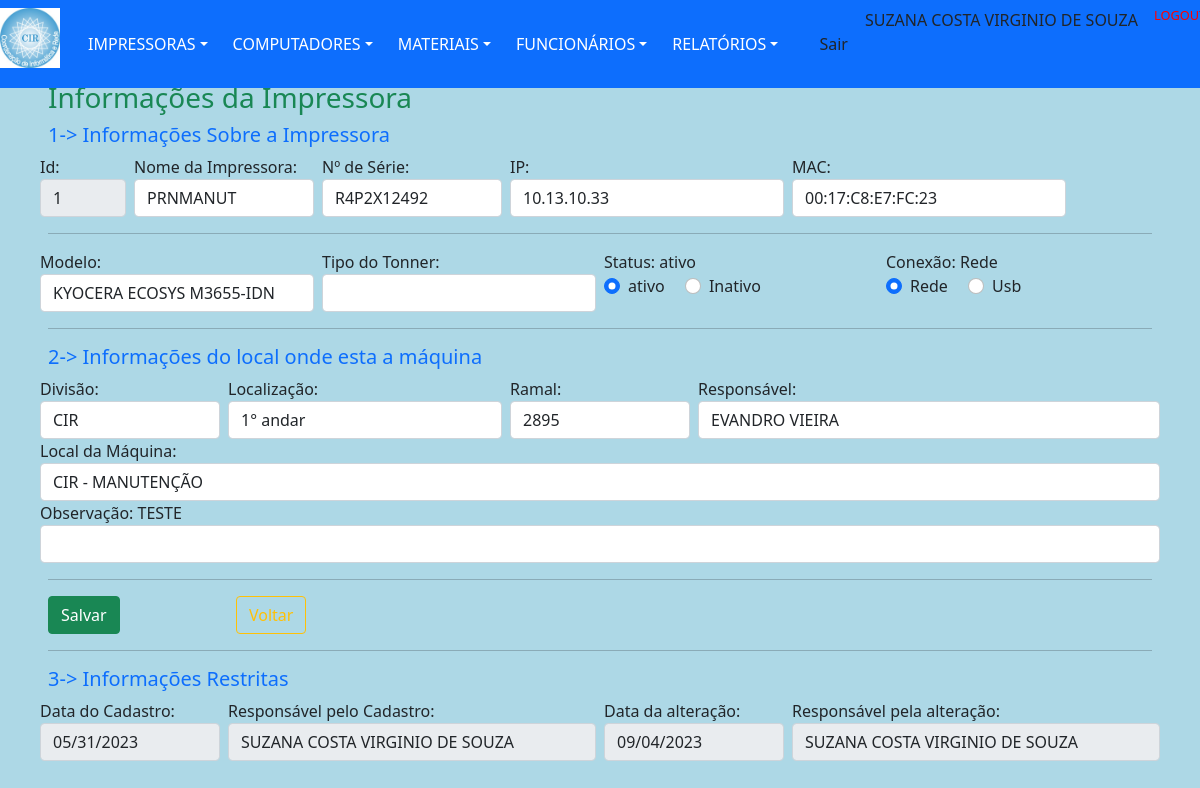
The app's page /views/impressoraAlterar.php?action=1&id=1 (signed in) with its own data.
### tables this page shows
CREATE TABLE `impressoras` (
  `idImpressora` int(11) NOT NULL,
  `nomeImpressora` varchar(20) DEFAULT NULL,
  `numSerie` varchar(50) DEFAULT NULL,
  `ipImpressora` varchar(15) DEFAULT NULL,
  `macImpressora` varchar(20) DEFAULT NULL,
  `tipoToner` varchar(255) DEFAULT NULL,
  `statusImpressora` varchar(7) DEFAULT NULL,
  `conexaoImp` varchar(5) DEFAULT 'Rede',
  `modeloImpressora` int(11) DEFAULT NULL,
  `dataCadastro` date DEFAULT NULL,
  `respCadastro` varchar(30) DEFAULT NULL,
  `dataAltCadastro` date DEFAULT NULL,
  `respAltCadastro` varchar(30) DEFAULT NULL,
  `obsImpressora` varchar(255) DEFAULT NULL,
  `idFuncionario` int(11) DEFAULT NULL,
  `idSetor` int(11) DEFAULT NULL
);

CREATE TABLE `modeloImpressora` (
  `idModelo` int(11) NOT NULL,
  `statusModelo` varchar(8) DEFAULT NULL,
  `modeloImpressora` varchar(250) DEFAULT NULL
);

CREATE TABLE `setor` (
  `idSetor` int(11) NOT NULL,
  `idDivisao` int(11) DEFAULT NULL,
  `localizacao` varchar(10) DEFAULT NULL,
  `ramal` varchar(4) DEFAULT NULL,
  `respSetor` varchar(30) DEFAULT NULL,
  `nomeLocal` varchar(150) DEFAULT NULL
);

CREATE TABLE `divisao` (
  `idDivisao` int(11) NOT NULL,
  `divisao` varchar(10) DEFAULT NULL
);

### views/impressoraAlterar.php (the view, shortened to what the rows shown need)
<?php
include "../template/menuPrincipal.php";
require_once '../controllers/impressoraBuscar.php';
?>
        <nav class="navbar navbar-dark">
            <div class="line col-md-12 p-5 position-absolute start-5 top-0 bottom-50 end-250">
                <form name="cadastro" id="cadastro" method="post" action="../controllers/impressoraUpdate.php">
                    <fieldset>
                        <div class="row">
                            <div class="col px-md-1 col-md-1">
                                <label for="inputSuccess" class="control-label">Id:</label>
                                <input type="text" class="form-control" value="<?= $idImpressora;
                                                                                $_SESSION['idImpressora'] = $idImpressora; ?>" disabled>
                            </div>
                            <div class="col px-md-1 col-md-2">
                                <label for="inputSuccess" class="control-label">Nome da Impressora:</label>
                                <input type="text" class="form-control" value="<?= $nomeImpressora;
                                                                                $_SESSION['antNomeImp'] = $nomeImpressora; ?>" name="nomeImp">
                            </div>
                            <div class="col px-md-1 col-md-2">
                                <label for="inputSuccess" class="control-label">Nº de Série: </label>
                                <input type="text" class="form-control" value="<?= $numSerie;
                                                                                $_SESSION['antNumSerie'] = $numSerie ?>" name="numSerie">
                            </div>
                            <div class="col px-md-1 col-md-3">
                                <label for="inputSuccess" class="control-label">IP: </label>
                                <input type="text" class="form-control" value="<?= $ipImpressora;
                                                                                $_SESSION['antNumIp'] = $ipImpressora ?>" name="ipImpressora" pattern="((^|\.)((25[0-5])|(2[0-4]\d)|(1\d\d)|([1-9]?\d))){4}$" placeholder="000.000.000.000" oninvalid="setCustomValidity('Endereco ip invalido!')" onchange="try{setCustomValidity('')}catch(e){}">
                            </div>
                            <div class="col px-md-1 col-md-3">
                                <label for="inputSuccess" class="control-label">MAC:</label>
                                <input type="text" class="form-control" value="<?= $macImpressora;
                                                                                $_SESSION['antNumMac'] = $macImpressora ?>" name="numMac" maxlength="17" OnKeyPress="formatar('##:##:##:##:##:##', this)" pattern="([a-fA-F0-9]{2}[:]){5}([a-fA-F0-9]{2})$" oninvalid="setCustomValidity('Numero Mac inválido!')" onchange="try{setCustomValidity('')}catch(e){}">
                            </div>
                        </div>
                        <div class="row">
                            <div class="col px-md-1 col-md-3">
                                <label for="inputSuccess" class="control-label">Modelo: </label>
                                <select class="form-control" id="modelo" name="modelo">
                                    <option value="<?php echo $idModelo;
                                                    $_SESSION['antModelImp'] = $idModelo; ?>"> <?php echo $modeloImpressora; ?></option>
                                    <?php
                                    include_once "../dao/DAO-controleCir.php";
                                    $nomeTabela = "modeloImpressora";
                                    $tipoOpcao = "statusModelo";
                                    $valorOpcao = "ativo";
                                    ?>
                                </select>
                            </div>
                                    <?php
                                    include_once "../dao/DAO-controleCir.php";
                                    $nomeTabela = "material";
                                    $tipoOpcao = "descricao";
                                    $valorOpcao = "TONNER";
                                    ?>
                            <div class="col px-md-1 col-md-3">
                                <div class="custom-control custom-radio">
                                    <label for="inputSuccess" class="control-label">Status: <?= $statusImpressora;
                                                                                            $_SESSION['antStatusImp'] = $statusImpressora ?></label></br>
                                    <div class="form-check form-check-inline">
                                        <input class="form-check-input" type="radio" name="impStatus" id="status1" value="ativo" checked>
                                        <label class="form-check-label" for="status1">ativo</label>
                                    </div>
                                    <div class="form-check form-check-inline">
                                        <input class="form-check-input" type="radio" name="impStatus" id="status2" value="inativo">
                                        <label class="form-check-label" for="status2">Inativo</label>
                                    </div>
                                </div>
                            </div>
                            <div class="col px-md-1 col-md-3">
                                <div class="custom-control custom-radio">
                                    <label for="inputSuccess" class="control-label">Conexão: <?= $conexaoImp;
                                                                                            $_SESSION['antConexaoImp'] = $conexaoImp ?></label></br>
                                    <div class="form-check form-check-inline">
                                        <input class="form-check-input" type="radio" name="conexaoImp" id="conexao1" value="Rede" checked>
                                        <label class="form-check-label" for="conexao1">Rede</label>
                                    </div>
                                    <div class="form-check form-check-inline">
                                        <input class="form-check-input" type="radio" name="conexaoImp" id="conexao2" value="Usb">
                                        <label class="form-check-label" for="conexao2">Usb</label>
                                    </div>
                                </div>
                            </div>
                        </div>
                        <div class="row">
                            <div class="col px-md-1 col-md-2">
                                <label for="inputSuccess" class="control-label">Divisão:</label>
                                <select class="form-control" id="divisao" name="divisao">
                                    <option value="<?php echo $idDivisao1;
                                                    $_SESSION['antDivisao'] = $idDivisao1; ?>"> <?php echo $divisao1; ?></option>
                                    <?php
                                    include_once "../dao/DAO-controleCir.php";
                                    ?>
                                </select>
                            </div>
                            <div class="col px-md-1 col-md-3">
                                <label for="inputSuccess" class="control-label">Localização:</label>
                                <select class="form-control" id="local" name="local">
                                    <option><?= $localizacao1;
                                            $_SESSION['antLocalizacao'] = $localizacao1 ?></option>
                                </select>
                            </div>
                            <div class="col px-md-1 col-md-2">
                                <label for="inputSuccess" class="control-label">Ramal: </label>
                                <input type="text" class="form-control" value="<?= $ramal1;
                                                                                $_SESSION['antRamal'] = $ramal1 ?>" name="ramal" pattern="[0-9]{4}+$" oninvalid="setCustomValidity('Somente Numeros!')" onchange="try{setCustomValidity('')}catch(e){}" placeholder="0000" maxlength="4">
                            </div>
                            <div class="col px-md-1 col-md-5">
                                <label for="inputSuccess" class="control-label">Responsável: </label>
                                <input type="text" class="form-control" value="<?= $respSetComp1;
                                                                                $_SESSION['antRespSetComp'] = $respSetComp1 ?>" name="respSetComp">
                            </div>
                        </div>
                        <div class="row">
                            <div class="col px-md-1 col-md-12">
                                <label for="inputSuccess" class="control-label">Local da Máquina: </label>
                                <input type="text" class="form-control" value="<?= $nomeLocal1;
                                                                                $_SESSION['antNomeLocal'] = $nomeLocal1 ?>" name="nomeLocal" id="nomeLocal" class="typeahead" />
                            </div>
                        </div>
                        <div class="row">
                            <div class="col px-md-1 col-md-12">
                                <label for="inputSuccess" class="control-label">Observação: <?= $obsImpressora;
                                                                                            $_SESSION['antObsImp'] = $obsImpressora ?></label>
                                <input type="text" class="form-control" name="ObsImp" required>
                            </div>
                        </div>
                        <div class="row">
                            <div class="col px-md-1 col-md-2">
                                <label for="inputSuccess" class="control-label">Data do Cadastro:</label>
                                <input type="date" class="form-control" value="<?= $dataCadastroA;
                                                                                $_SESSION['datacadastro'] = $dataCadastroA ?>" disabled>
                            </div>
                            <div class="col px-md-1 col-md-4">
                                <label for="inputSuccess" class="control-label">Responsável pelo Cadastro:</label>
                                <input type="text" class="form-control" value="<?= $respCadastro;
                                                                                $_SESSION['respCadastro'] = $respCadastro ?>" disabled>
                            </div>
                        </div>
                    </fieldset>
                </form>
            </div>
        </nav>
    </body>
</html>

### records on screen
impressoras: idImpressora "1", nomeImp "PRNMANUT", numSerie "R4P2X12492", ipImpressora "10.13.10.33", numMac "00:17:C8:E7:FC:23", statusImpressora "ativo", conexaoImp "Rede", obsImpressora "TESTE", dataCadastro "05/31/2023", respCadastro "SUZANA COSTA VIRGINIO DE SOUZA"
modeloimpressora: modelo "KYOCERA ECOSYS M3655-IDN"
setor: divisao "CIR", local "1° andar", ramal "2895", respSetComp "EVANDRO VIEIRA", nomeLocal "CIR - MANUTENÇÃO"

### other values on screen
$_SESSION["nomeFuncionario"] "SUZANA COSTA VIRGINIO DE SOUZA"
